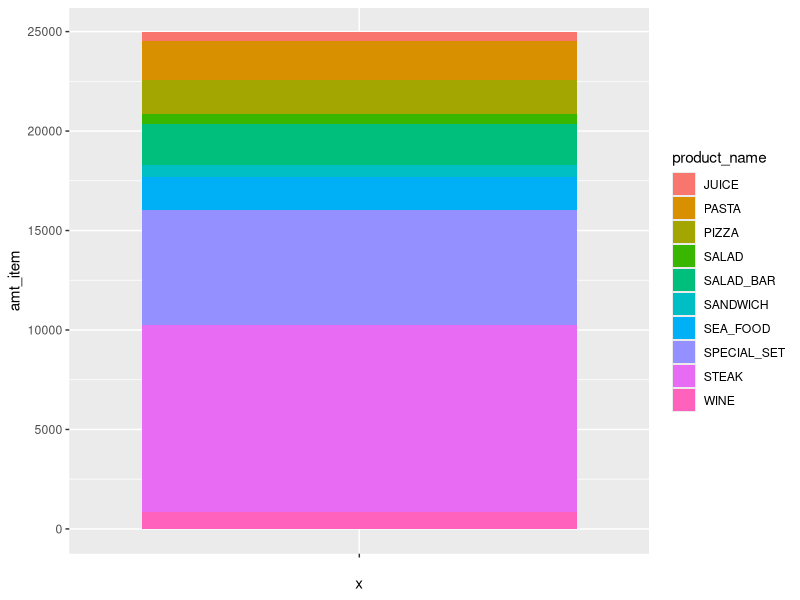
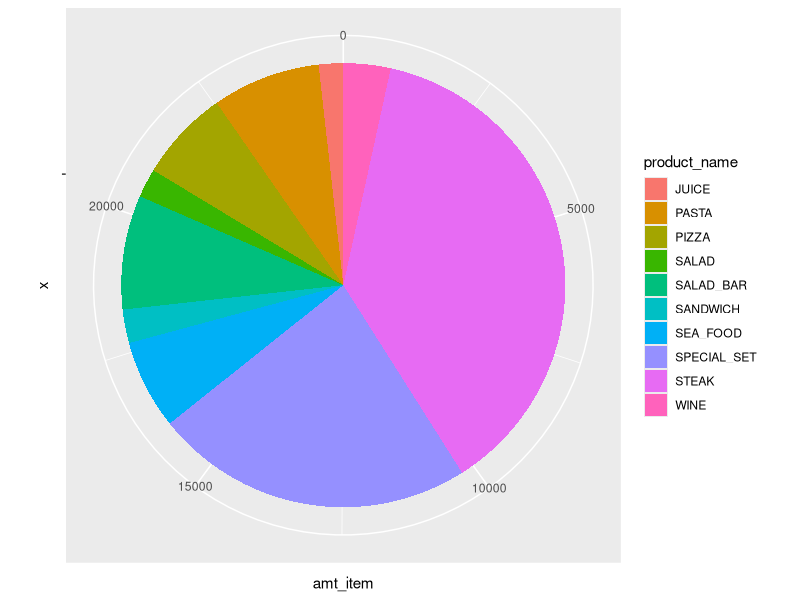
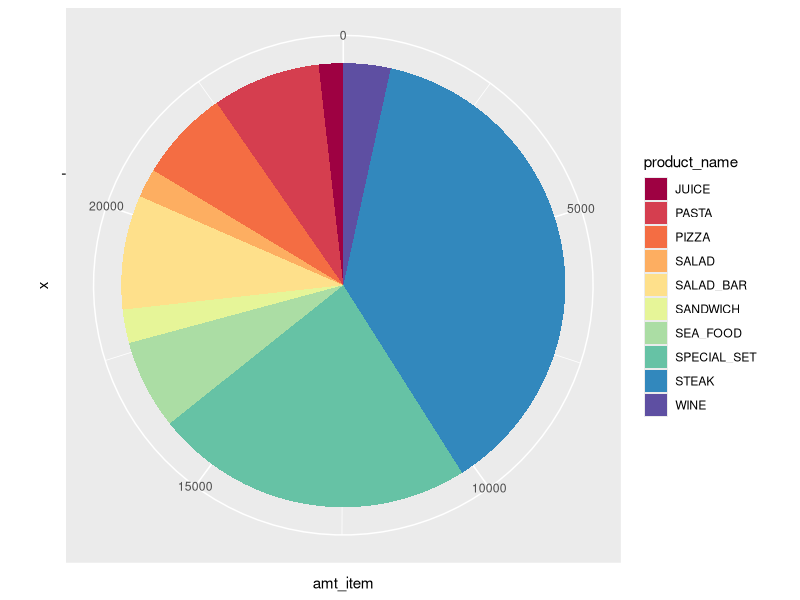
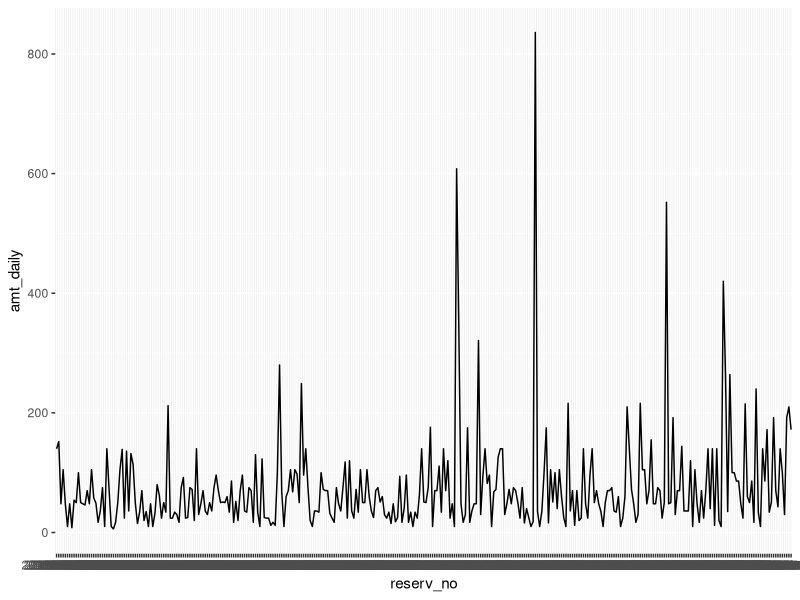
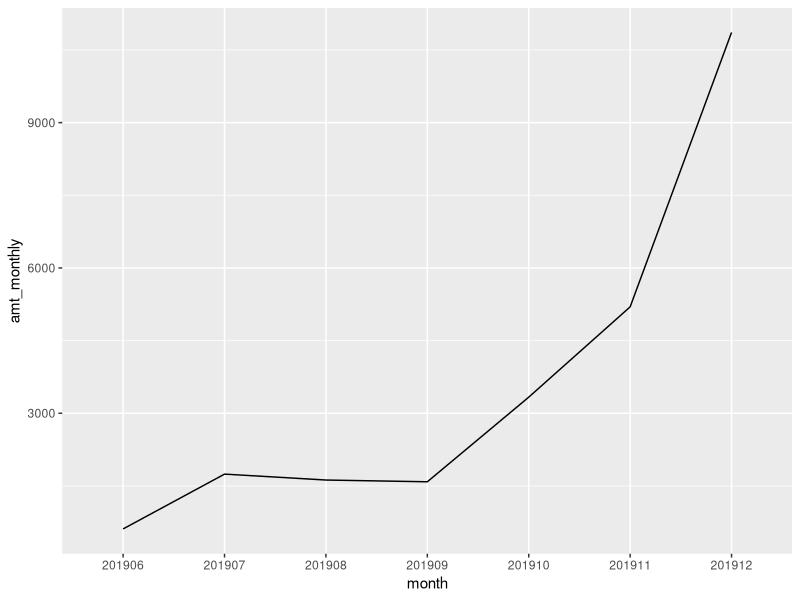
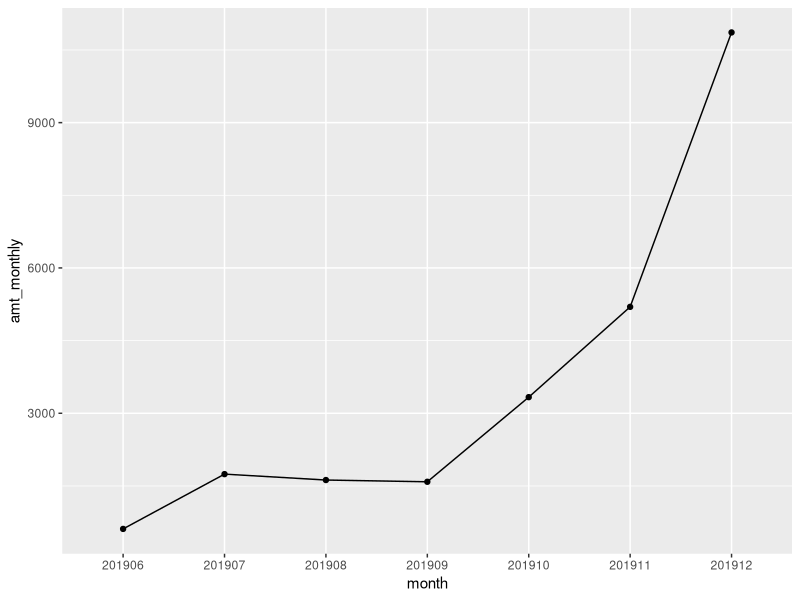
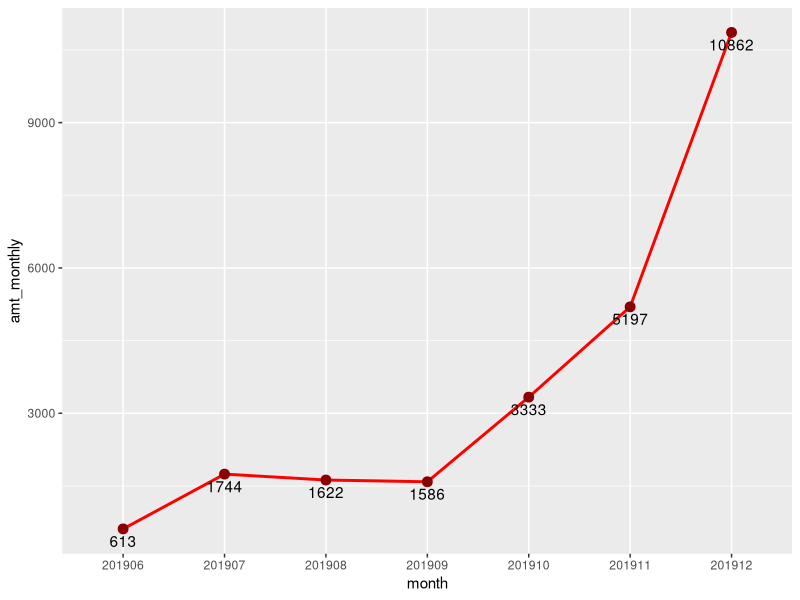
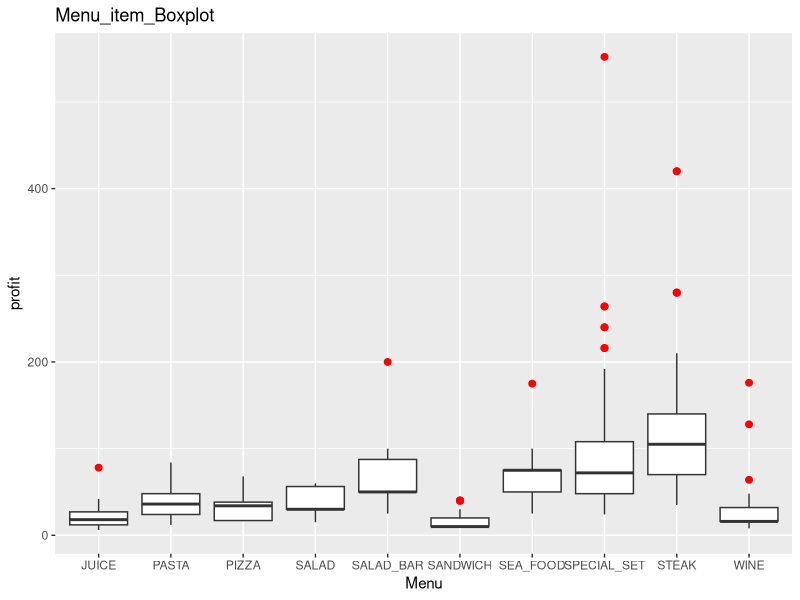

The R source for these figures, in order:
# 230613 경영프로그래밍

setwd("C:/R_BP")

install.packages("readxl")
install.packages("tidyverse")
install.packages("ggplot")
library(ggplot2)
library(readxl)
library(dplyr)


# 데이터 불러오기----
customer_r <- read_xlsx("customer_r.xlsx")
colnames(customer_r) <- tolower(colnames(customer_r))

reservation_r <- read_xlsx("reservation_r.xlsx")
colnames(reservation_r) <- tolower(colnames(reservation_r))

order_info_r <- read_xlsx("order_info_r.xlsx")
colnames(order_info_r) <- tolower(colnames(order_info_r))

item_r <- read_xlsx("item_r.xlsx")
colnames(item_r) <- tolower(colnames(item_r))


# 파이차트 데이터 준비하기----
df_pie_graph <- inner_join(order_info_r, item_r, by = "item_id") %>% 
  group_by(item_id, product_name) %>% 
  summarise(amt_item = sum(sales / 1000)) %>% 
  select(item_id, amt_item, product_name)

df_pie_graph

# 누적 막대 그래프로 그리기
ggplot(df_pie_graph, aes(x = "",
       y = amt_item, fill = product_name)) +
  geom_bar(stat = "identity")

# 파이 차트 그리기
gg <- ggplot(df_pie_graph,
             aes(x = " ",
                 y = amt_item,
                 fill = product_name)) +
  geom_bar(stat = "identity") +
  coord_polar("y", start = 0)

gg  

# 자동으로 파이 차트에 팔레트 색상 채우기

gg <- gg + scale_fill_brewer(
  palette = "Spectral")

gg

# direction = -1 이라는 옵션을 사용하면 색상 순서를 반대로 채운다. 

# 선 그래프 데이터 준비하기----

total_amt <- order_info_r %>% 
  group_by(reserv_no) %>% 
  summarise(amt_daily = sum(sales / 1000)) %>% 
  arrange(reserv_no)

total_amt

# 예역번호를 순서로 x축으로 해서 선 그래프를 그림
ggplot(total_amt, 
       aes(x = reserv_no, 
           y = amt_daily, 
           group = 1)) +
  geom_line()

# 월별 매출 선 그래프 그리기----

total_amt <- order_info_r %>% 
  mutate(month = substr(reserv_no, 1, 6)) %>% 
  group_by(month) %>% 
  summarise(amt_monthly = sum(sales / 1000))

total_amt

# 월별 전체 매출 선 그래프
ggplot(total_amt,
       aes(x = month, 
           y = amt_monthly, 
           group = 1)) +
  geom_line()

# 점 그리기
ggplot(total_amt,
       aes(x = month, 
           y = amt_monthly, 
           group = 1)) +
  geom_line() +
  geom_point()

# 선 그래프 색상 추가, 레이블(텍스트 데이터 추가)
ggplot(total_amt,
       aes(x = month, 
           y = amt_monthly, 
           group = 1,
           label = amt_monthly)) +
  geom_line(color = "red",
            size = 1) +
  geom_point(color = "darkred",
             size = 3) + 
  geom_text(vjust = 1.5,
            hjust = 0.5)

# boxplot 데이터 준비
df_boxplot_graph <- inner_join(order_info_r, 
                               item_r, by = "item_id")

# boxplot 그리기
ggplot(df_boxplot_graph, 
       aes(x = product_name,
           y = sales / 1000)) +
  geom_boxplot(width = 0.8,
               outlier.size = 2,
               outlier.colour = "red") +
  labs(title = "Menu_item_Boxplot",
       x = "Menu",
       y = "profit")
